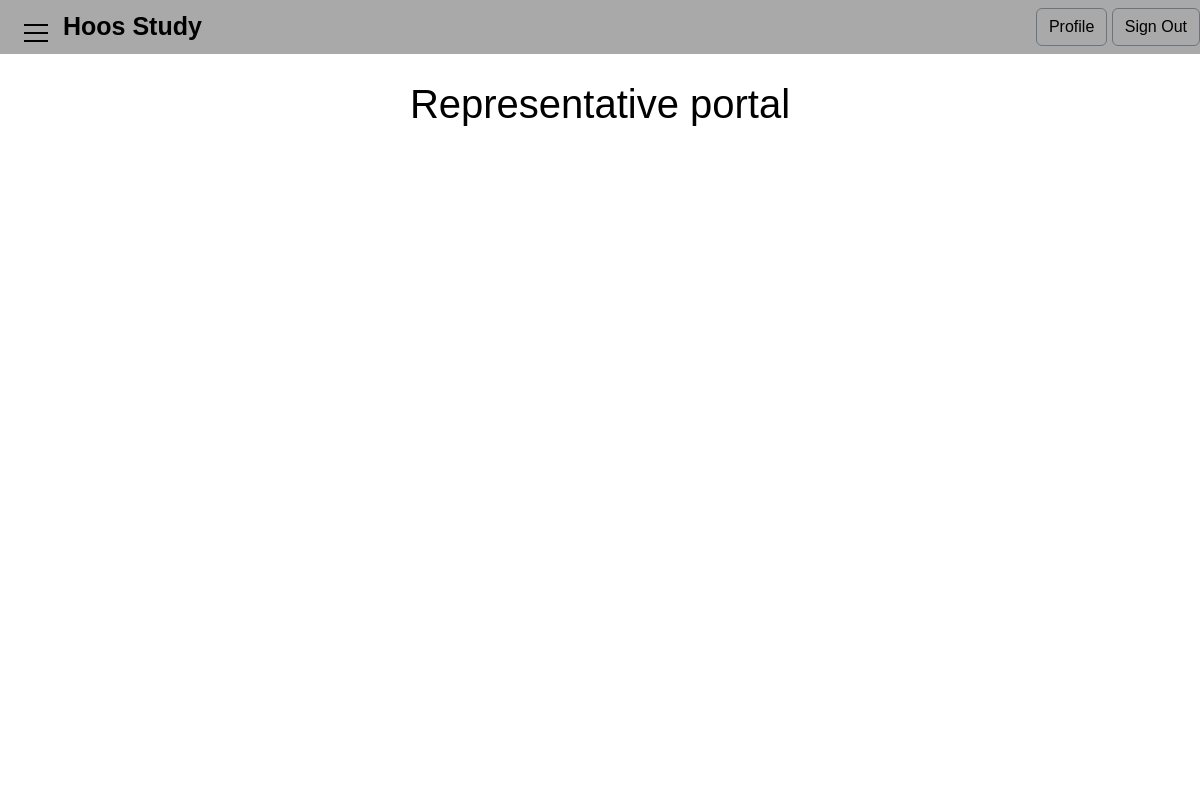
/representative (signed in), run on an earlier commit of the app's database.
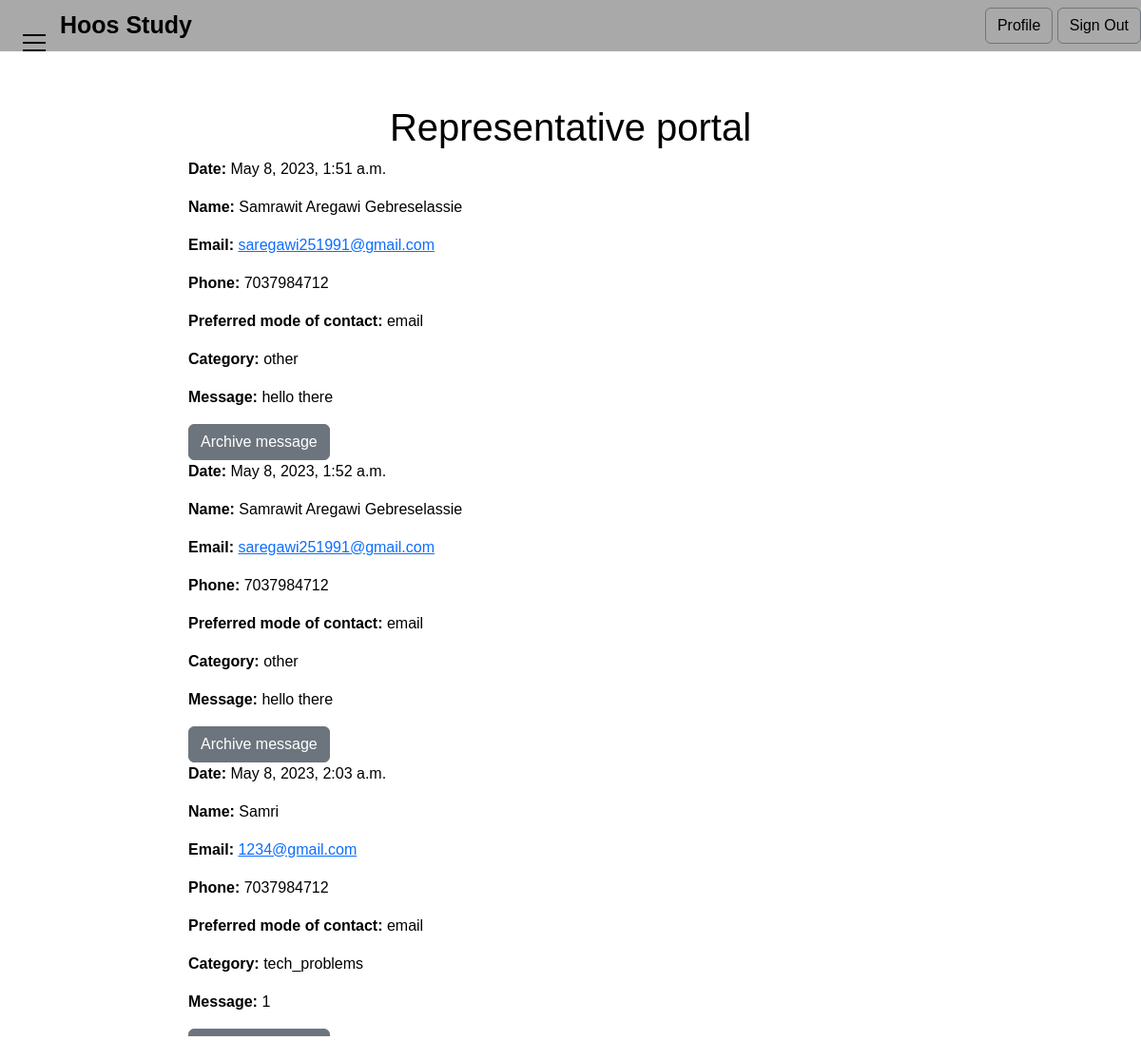
And on a later commit of the database.
### studybuddy/models.py (models this page shows, shortened)
class Contact(models.Model):
    name = models.CharField(max_length=250)
    email = models.EmailField()
    phone = models.CharField(max_length=10)
    mode_of_contact = models.CharField('Contact by', max_length=50, choices=select_mode_of_contact, default='email')
    question_categories = models.CharField('How can we help you?', max_length=50, choices=select_question_categories, default='certification')
    message = models.TextField(max_length=3000)
    archived = models.BooleanField(default=False)
    date = models.DateTimeField(default=now)

### studybuddy/views.py (the view)
# urls.py: path('representative', views.list_messages, name='representativePortal'),
@staff_member_required
def list_messages(request):
    if request.method == "POST":
        message = Contact.objects.get(id=request.POST["archive_id"])
        message.archived = True
        message.save()
    messages_to_rep = Contact.objects.all().filter(archived=False).order_by('date')
    return render(request, 'studybuddy/contactRepresentative.html', {
        'messages_to_rep': messages_to_rep
    })

### studybuddy/templates/studybuddy/contactRepresentative.html (shortened to what this page needs)
{% extends 'base.html'%}
{% block maincontent %}
<div>
  <div>
    <h1 style="justify-content: center;
    text-align: center;
    align-items: center;"> Representative portal </h1>
  </div>
  <div class="displayMessageArea">
    {%for message in messages_to_rep%}
    <div class="representative-message-card">
        <p>
            <b>Date:</b>
            {{message.date}}
        </p>
        <p>
            <b>Name:</b>
            {{message.name}}
        </p>
        <p>
            <b>Email:</b>
            <a href="mailto:{{message.email}}">{{message.email}}</a>
        </p>
        <p>
            <b>Phone:</b>
            {{message.phone}}
        </p>
        <p>
            <b>Preferred mode of contact:</b>
            {{message.mode_of_contact}}
        </p>
        <p>
            <b>Category:</b>
            {{message.question_categories}}
        </p>
        <p>
            <b>Message:</b>
            {{message.message}}
        </p>
        <form method="post">
            <input class="btn btn-secondary" type="submit" value="Archive message">
        </form>
    </div>
    {%endfor%}
  </div>
</div>
{%endblock%}

### templates/base.html (shortened to what this page needs)
{% load static %}
{% load socialaccount %}
<!doctype html>
<html lang="en">
<head>
  <link rel="stylesheet" href="{% static 'studybuddy/style.css' %}">
  <link href="https://cdn.jsdelivr.net/npm/bootstrap@5.2.2/dist/css/bootstrap.min.css" rel="stylesheet">
  <link rel="stylesheet" href="https://cdnjs.cloudflare.com/ajax/libs/font-awesome/4.7.0/css/font-awesome.min.css">
</head>
<nav class="navbar">
  <div class="hamburger-menu" style="display:flex;">
    <label class="menu__btn" for="menu__toggle">
      <span></span>
    </label>
    <div>
    <a href="{% url 'homePage' %}" style="font-size:25px; padding-left:50px; font-weight:bold;"> Hoos Study </a>
    </div>
  </div>
  <div>
    <a href="{% url 'profilePage' %}" class="btn btn-outline-secondary">Profile</a>
    <a href="{% url 'logout' %}" class="btn btn-outline-secondary">Sign Out</a>
  </div>
</nav>
<body style="background-image: url('{% static 'studybuddy/images/landing_page_background.jpg'%}'); background-size: cover; padding-top: 0px; overflow: hidden; width: 100%; display:flex; flex-direction: column; align-items: center;">
  <main class="contentAreaContainer">
    {% block maincontent %}
    {% endblock %}
  </main>
</body>
</html>

### studybuddy/static/studybuddy/style.css (style rules this page uses)
* { box-sizing: border-box; margin: 0; padding: 0; font-family: 'Arial', sans-serif; }
.navbar { width:100%; height:7%; background: darkgray; position: absolute; display: flex; justify-content: space-between; padding-left: 25px; padding-right: 25px; padding-top: 5px; padding-bottom: 5px; }
.menu__btn { position: fixed; top: 4%; left: 2%; width: 2%; height: 2%; cursor: pointer; z-index: 1; }
.menu__btn > span, .menu__btn > span::before, .menu__btn > span::after { display: block; position: absolute; width: 100%; height: 2px; background-color: black; transition-duration: .25s; }
.menu__btn > span::before { content: ''; top: -8px; }
.menu__btn > span::after { content: ''; top: 8px; }
.navbar div a { color: black; text-decoration: none; }
.contentAreaContainer { width: 67%; position:absolute; top:10%; bottom:5px; color: black; font-size: 25; background: rgba(255,255,255,0.2); overflow-y: scroll; overflow-x: auto; -ms-overflow-style: none; scrollbar-width: none; display: flex; flex-direction: column; }

What changed in the data, as far as the page shows it:
added Contact: date "May 8, 2023, 1:51 a.m.", name "Samrawit Aregawi Gebreselassie", email "saregawi251991@gmail.com", phone "7037984712", mode_of_contact "email", question_categories "other", message "hello there"
added Contact: date "May 8, 2023, 1:52 a.m.", name "Samrawit Aregawi Gebreselassie", email "saregawi251991@gmail.com", phone "7037984712", mode_of_contact "email", question_categories "other", message "hello there"
added Contact: date "May 8, 2023, 2:03 a.m.", name "Samri", email "1234@gmail.com", phone "7037984712", mode_of_contact "email", question_categories "tech_problems", message "1"
